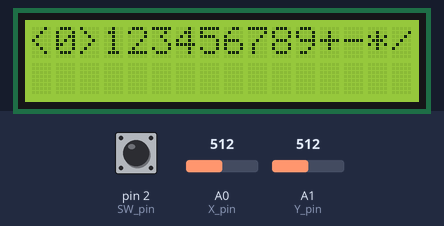
A sketch run on a simulated Arduino Uno, built with avr-gcc and run on an emulated ATmega328P. Parts: 16×2 character LCD. The test bench sets the inputs (shaded band); at power-on: A0 (X_pin) = 512, pin 2 (SW_pin) HIGH, A1 (Y_pin) = 512. What the sketch prints to the serial monitor is not drawn.

Above: at 3.3 s.
3.4 s: A0 (X_pin) set to 910
At 5.48 s:
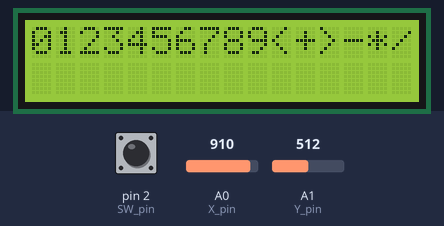
6.4 s: pin 2 (SW_pin) pulled LOW for 3.2 s
At 8.58 s:
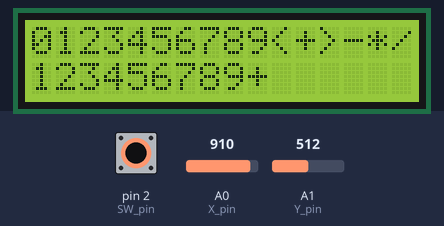
11.1 s: pin 2 (SW_pin) pulled LOW for 1 s
At 11.44 s:
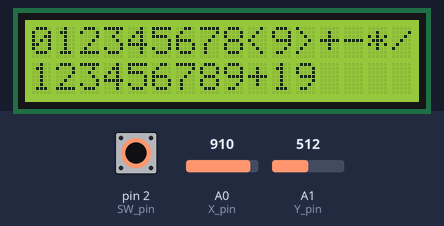
13.7 s: pin 2 (SW_pin) pulled LOW for 1 s
At 13.86 s:
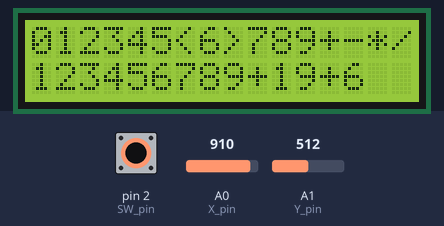

Measured:
- after the input at 3.4 s, the display: first changes at once (image 1 shows a later state)

The sketch:

joystick_i2c_displayer_calculator.ino
```cpp
const int SW_pin = 2; // digital pin connected to switch output
const int X_pin = 0; // analog pin connected to X output
const int Y_pin = 1; // analog pin connected to Y output
int var =0;

#include <Wire.h>   // standardowa biblioteka Arduino
#include <LiquidCrystal_I2C.h> // dolaczenie pobranej biblioteki I2C dla LCD

String result;

const char * expressionToParse = "3*2+4*1+(4+9)*6";

char peek()
{
    return *expressionToParse;
}

char get()
{
    return *expressionToParse++;
}

int expression();

int number()
{
    int result = get() - '0';
    while (peek() >= '0' && peek() <= '9')
    {
        result = 10*result + get() - '0';
    }
    return result;
}

int factor()
{
    if (peek() >= '0' && peek() <= '9')
        return number();
    else if (peek() == '(')
    {
        get(); // '('
        int result = expression();
        get(); // ')'
        return result;
    }
    else if (peek() == '-')
    {
        get();
        return -factor();
    }
    return 0; // error
}

int term()
{
    int result = factor();
    while (peek() == '*' || peek() == '/')
        if (get() == '*')
            result *= factor();
        else
            result /= factor();
    return result;
}

int expression()
{
    int result = term();
    while (peek() == '+' || peek() == '-')
        if (get() == '+')
            result += term();
        else
            result -= term();
    return result;
}


LiquidCrystal_I2C lcd(0x27, 2, 1, 0, 4, 5, 6, 7, 3, POSITIVE);  // Ustawienie adresu ukladu na 0x27


void setup()
{
  pinMode(SW_pin, INPUT);
  digitalWrite(SW_pin, HIGH);
  Serial.begin(115200);

  lcd.begin(16,2);   // Inicjalizacja LCD 2x16

 lcd.backlight(); // zalaczenie podwietlenia
 lcd.setCursor(0,0); // Ustawienie kursora w pozycji 0,0 (pierwszy wiersz, pierwsza kolumna)
 lcd.print("Kakulator,Autor:");
 lcd.setCursor(0,1); //Ustawienie kursora w pozycji 0,0 (drugi wiersz, pierwsza kolumna)
 lcd.print("Kamil Oksztulski");
 delay(2000);
 lcd.setCursor(0,1);
 lcd.print("                ");

}

void loop()
{
  Serial.print("Switch:  ");
  Serial.print(digitalRead(SW_pin));
  Serial.print("\n");
  Serial.print("X-axis XX: ");
  Serial.print(analogRead(X_pin));
  Serial.print("\n");
  Serial.print("Y-axis: ");
  Serial.println(analogRead(Y_pin));
  Serial.print("\n\n");
  delay(200);

  if(analogRead(X_pin)<100)
  { var--; }
  if(analogRead(X_pin)>900)
  { var++; }
  if(var<0)
  { var = 13; }
  if(var >13)
  { var = 0; }
  if(analogRead(Y_pin) <100)
  {
    lcd.setCursor(0,1);
    lcd.print("              ");
    expressionToParse = result.c_str();
    int result = expression();
    lcd.setCursor(0,1);
    lcd.print(String(result));
  }

  if(analogRead(Y_pin)>900)
  {
    result = "";
    lcd.setCursor(0,1);
    lcd.print("              ");
  }

  switch (var) {
  case 0:
         lcd.setCursor(0,0);
         lcd.print("<0>123456789+-*/");
         lcd.setCursor(0,1);
         if(digitalRead(SW_pin) == 0 && result.charAt(result.length()-1) != '-' && result.charAt(result.length()-1) != '*' && result.charAt(result.length()-1) != '/'&& result.charAt(result.length()-1) != '+' && result.length() > 0)
         {
            lcd.print(result += "0");
         }
         break;
  case 1:
         lcd.setCursor(0,0);
         lcd.print("0<1>23456789+-*/");
         lcd.setCursor(0,1);
         if(digitalRead(SW_pin) == 0)
         {
            lcd.print(result += "1");
         }
    break;
  case 2:
         lcd.setCursor(0,0);
         lcd.print("01<2>3456789+-*/");
         lcd.setCursor(0,1);
         if(digitalRead(SW_pin) == 0)
         {
            lcd.print(result += "2");
         }
    break;
  case 3:
         lcd.setCursor(0,0);
         lcd.print("012<3>456789+-*/");
         lcd.setCursor(0,1);
         if(digitalRead(SW_pin) == 0)
         {
            lcd.print(result += "3");
         }
    break;
  case 4:
         lcd.setCursor(0,0);
         lcd.print("0123<4>56789+-*/");
         lcd.setCursor(0,1);
         if(digitalRead(SW_pin) == 0)
         {
            lcd.print(result += "4");
         }
    break;
  case 5:
         lcd.setCursor(0,0);
         lcd.print("01234<5>6789+-*/");
         lcd.setCursor(0,1);
         if(digitalRead(SW_pin) == 0)
         {
            lcd.print(result += "5");
         }
    break;
  case 6:
         lcd.setCursor(0,0);
         lcd.print("012345<6>789+-*/");
         lcd.setCursor(0,1);
         if(digitalRead(SW_pin) == 0)
         {
            lcd.print(result += "6");
         }
    break;
  case 7:
         lcd.setCursor(0,0);
         lcd.print("0123456<7>89+-*/");
         lcd.setCursor(0,1);
         if(digitalRead(SW_pin) == 0)
         {
            lcd.print(result += "7");
         }
    break;
  case 8:
         lcd.setCursor(0,0);
         lcd.print("01234567<8>9+-*/");
         lcd.setCursor(0,1);
         if(digitalRead(SW_pin) == 0)
         {
            lcd.print(result += "8");
         }
    break;
  case 9:
         lcd.setCursor(0,0);
         lcd.print("012345678<9>+-*/");
         lcd.setCursor(0,1);
         if(digitalRead(SW_pin) == 0)
         {
            lcd.print(result += "9");
         }
    break;
  case 10:
         lcd.setCursor(0,0);
         lcd.print("0123456789<+>-*/");
         lcd.setCursor(0,1);
         if(digitalRead(SW_pin) == 0 && result.charAt(result.length()-1) != '-' && result.charAt(result.length()-1) != '*' && result.charAt(result.length()-1) != '/'&& result.charAt(result.length()-1) != '+' && result.length() > 0)
         {
            lcd.print(result += "+");
         }
    break;
  case 11:
         lcd.setCursor(0,0);
         lcd.print("0123456789+<->*/");
         lcd.setCursor(0,1);
         if(digitalRead(SW_pin) == 0 && result.charAt(result.length()-1) != '-' && result.charAt(result.length()-1) != '*' && result.charAt(result.length()-1) != '/'&& result.charAt(result.length()-1) != '+' && result.length() > 0)
         {
            lcd.print(result += "-");
         }
    break;
  case 12:
         lcd.setCursor(0,0);
         lcd.print("0123456789+-<*>/");
         lcd.setCursor(0,1);
         if(digitalRead(SW_pin) == 0 && result.charAt(result.length()-1) != '-' && result.charAt(result.length()-1) != '*' && result.charAt(result.length()-1) != '/'&& result.charAt(result.length()-1) != '+' && result.length() > 0)
         {
            lcd.print(result += "*");
         }
    break;
  case 13:
         lcd.setCursor(0,0);
         lcd.print("0123456789+-*</>");
         lcd.setCursor(0,1);
         if(digitalRead(SW_pin) == 0 && result.charAt(result.length()-1) != '-' && result.charAt(result.length()-1) != '*' && result.charAt(result.length()-1) != '/'&& result.charAt(result.length()-1) != '+' && result.length() > 0)
         {
            lcd.print(result += "/");
         }
    break;
}
}
```
